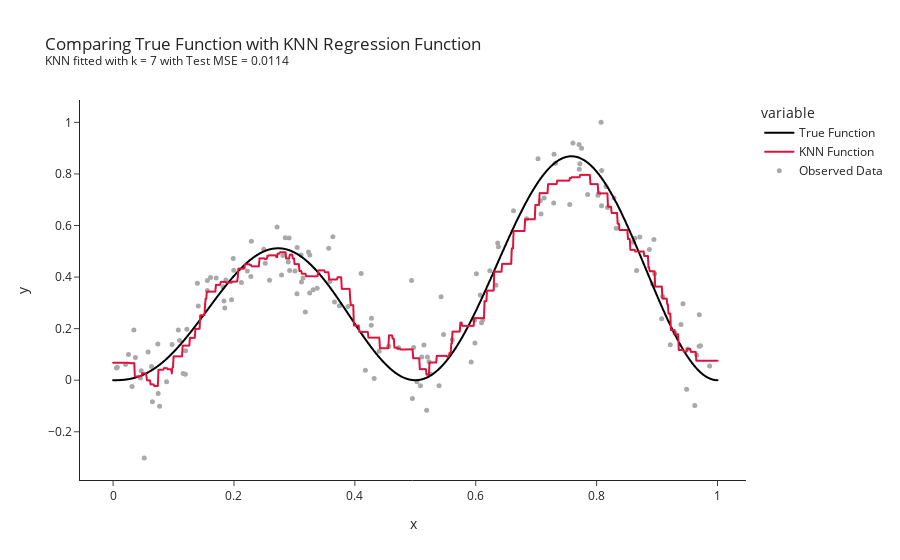

Notebook source saved alongside this figure:
### Code cell
function_df = pd.DataFrame()
function_df['Values'] = np.linspace(0, 1, 1000)
function_df['True Function'] = f(function_df['Values'])
function_df['KNN Function'] = model.predict(function_df[['Values']])

fig = px.line(function_df,
              x = function_df['Values'],
              y = ['True Function', 'KNN Function'],
              template = 'simple_white',
              color_discrete_sequence=['black', 'crimson'],
              labels={"Values": "x", 'value': 'y'},
              title = f'Comparing True Function with KNN Regression Function<br><sup>KNN fitted with k = {best_k} with Test MSE = {mse_test:.4f}</sup>')
fig.add_scatter(x = x,
                y = y,
                mode="markers",
                marker=dict(size=5, 
                            color="darkgray"),
                hoverinfo="skip",
                name="Observed Data")
fig.show()

### Figure 1 — Plotly figure (JSON) as saved in the notebook; plotly's stock layout.template omitted (floating-point values rounded to 4 significant figures; data arrays with more than 128 entries replaced by an {"elided": "..."} marker saying what was removed)
{"data": [{"hovertemplate": "variable=True Function<br>x=%{x}<br>y=%{y}<extra></extra>", "legendgroup": "True Function", "line": {"color": "black", "dash": "solid"}, "marker": {"symbol": "circle"}, "mode": "lines", "name": "True Function", "showlegend": true, "type": "scattergl", "x": {"elided": "1000 float values"}, "xaxis": "x", "y": {"elided": "1000 float values"}, "yaxis": "y"}, {"hovertemplate": "variable=KNN Function<br>x=%{x}<br>y=%{y}<extra></extra>", "legendgroup": "KNN Function", "line": {"color": "crimson", "dash": "solid"}, "marker": {"symbol": "circle"}, "mode": "lines", "name": "KNN Function", "showlegend": true, "type": "scattergl", "x": {"elided": "1000 float values"}, "xaxis": "x", "y": {"elided": "1000 float values"}, "yaxis": "y"}, {"hoverinfo": "skip", "marker": {"color": "darkgray", "size": 5}, "mode": "markers", "name": "Observed Data", "type": "scatter", "x": {"elided": "150 float values"}, "y": {"elided": "150 float values"}}], "layout": {"legend": {"title": {"text": "variable"}, "tracegroupgap": 0}, "title": {"text": "Comparing True Function with KNN Regression Function<br><sup>KNN fitted with k = 7 with Test MSE = 0.0114</sup>"}, "xaxis": {"anchor": "y", "domain": [0, 1], "title": {"text": "x"}}, "yaxis": {"anchor": "x", "domain": [0, 1], "title": {"text": "y"}}}}
